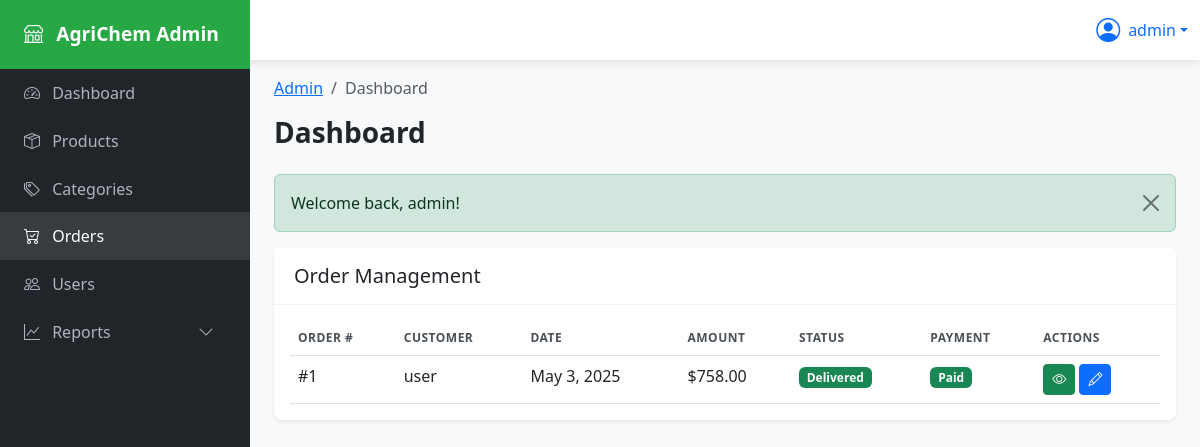
The app's page /admin/orders.php (signed in) with its own data.
### tables this page shows
CREATE TABLE `orders` (
  `order_id` int(11) NOT NULL,
  `user_id` int(11) NOT NULL,
  `total_amount` decimal(10,2) NOT NULL,
  `order_date` timestamp NOT NULL DEFAULT current_timestamp(),
  `status` enum('pending','processing','shipped','delivered') DEFAULT 'pending',
  `payment_status` enum('pending','paid','failed') DEFAULT 'pending',
  `shipping_address` text NOT NULL
);

CREATE TABLE `users` (
  `user_id` int(11) NOT NULL,
  `username` varchar(50) NOT NULL,
  `password` varchar(255) NOT NULL,
  `email` varchar(100) NOT NULL,
  `full_name` varchar(100) NOT NULL,
  `address` text NOT NULL,
  `phone` varchar(20) NOT NULL,
  `role` enum('admin','user') DEFAULT 'user',
  `created_at` timestamp NOT NULL DEFAULT current_timestamp()
);

### admin/orders.php (the view, shortened to what this page needs)
<?php
require_once 'includes/admin_header.php';
$orders = $db->query("
    SELECT o.*, u.username
    FROM orders o
    JOIN users u ON o.user_id = u.user_id
    ORDER BY o.order_date DESC
")->fetchAll(PDO::FETCH_ASSOC);
?>
<div class="card">
    <div class="card-header">
        <h5 class="mb-0">Order Management</h5>
    </div>
    <div class="card-body">
        <div class="table-responsive">
            <table class="table table-hover">
                <thead>
                    <tr>
                        <th>Order #</th>
                        <th>Customer</th>
                        <th>Date</th>
                        <th>Amount</th>
                        <th>Status</th>
                        <th>Payment</th>
                        <th>Actions</th>
                    </tr>
                </thead>
                <tbody>
                    <?php foreach ($orders as $order): ?>
                    <tr>
                        <td>#<?php echo $order['order_id']; ?></td>
                        <td><?php echo htmlspecialchars($order['username']); ?></td>
                        <td><?php echo date('M j, Y', strtotime($order['order_date'])); ?></td>
                        <td>$<?php echo number_format($order['total_amount'], 2); ?></td>
                        <td>
                            <span class="badge
                                <?php
                                switch($order['status']) {
                                    case 'delivered': echo 'bg-success'; break;
                                }
                                ?>
                            ">
                                <?php echo ucfirst($order['status']); ?>
                            </span>
                        </td>
                        <td>
                            <span class="badge
                                <?php
                                switch($order['payment_status']) {
                                    case 'paid': echo 'bg-success'; break;
                                }
                                ?>
                            ">
                                <?php echo ucfirst($order['payment_status']); ?>
                            </span>
                        </td>
                        <td>
                            <a href="order_details.php?id=<?php echo $order['order_id']; ?>"
                               class="btn btn-sm btn-success"
                               data-bs-toggle="tooltip"
                               title="View Details">
                                <i class="bi bi-eye"></i>
                            </a>
                            <button class="btn btn-sm btn-primary"
                                    data-bs-toggle="modal"
                                    data-bs-target="#statusModal<?php echo $order['order_id']; ?>"
                                    data-bs-toggle="tooltip"
                                    title="Update Status">
                                <i class="bi bi-pencil"></i>
                            </button>
                        </td>
                    </tr>
                    <?php endforeach; ?>
                </tbody>
            </table>
        </div>
    </div>
</div>
<?php
require_once 'includes/admin_footer.php';
?>

### assets/css/admin.css (style rules this page uses)
.card { border: none; border-radius: 0.5rem; box-shadow: 0 0.125rem 0.25rem rgba(0, 0, 0, 0.075); margin-bottom: 1.5rem; }
.card-header { background-color: white; border-bottom: 1px solid rgba(0, 0, 0, 0.125); padding: 1rem 1.25rem; font-weight: 600; }
.table { margin-bottom: 0; }
.table th { border-top: none; font-weight: 600; color: #495057; text-transform: uppercase; font-size: 0.75rem; letter-spacing: 0.5px; }

### admin/includes/admin_header.php (style rules this page uses)
:root { --sidebar-width: 250px; --topbar-height: 60px; --primary-color: #28a745; --dark-color: #343a40; }
body { overflow-x: hidden; font-family: 'Segoe UI', Tahoma, Geneva, Verdana, sans-serif; }
.card { border: none; border-radius: 0.5rem; box-shadow: 0 0.125rem 0.25rem rgba(0, 0, 0, 0.075); margin-bottom: 1.5rem; }
.card-header { background: white; border-bottom: 1px solid rgba(0, 0, 0, 0.05); font-weight: 600; padding: 1rem 1.25rem; }

### records on screen
orders: order_id "1", user.username "user", order_date "May 3, 2025", total_amount "758.00", status "Delivered", payment_status "Paid"

### other values on screen
$_SESSION['username'] "admin"
$page_title "Dashboard"
$_SESSION['success'] "Welcome back, admin!"
